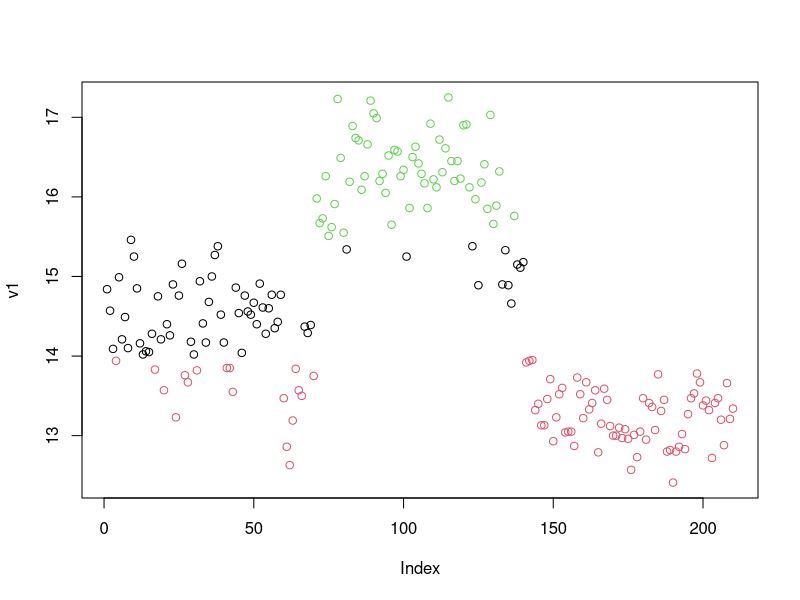

Generate this figure with R:
# Рассмотрите данные из файла seeds_dataset.txt, 
# который содержит описание зерен трех сортов пшеницы: 
# Kama, Rosa and Canadian. 
# Признаки: 
# 1. область A, 2. периметр P, 3. компактность C = 4*pi*A/P^2, 
# 4. длина зерна, 5. ширина зерна, 6. коэффициент ассиметрии, 
# 7. длина колоска


seeds_table <- read.table(file = "seeds_dataset.txt", sep = ",", stringsAsFactors = TRUE)

# v1 = c(seeds_table$V1, seeds_table$V2)
v1 = seeds_table$V2

# cl <- clara(v1, k = 3)
# plot(v1, col = cl$clustering)
cl <- kmeans(v1, 3, iter.max = 5)
plot(v1, col = cl$cluster)